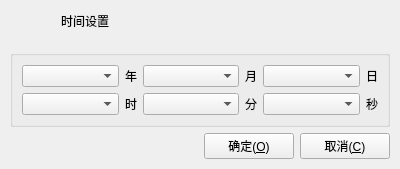
<?xml version="1.0" encoding="UTF-8"?>
<ui version="4.0">
 <class>frmSetTime</class>
 <widget class="QDialog" name="frmSetTime">
  <property name="geometry">
   <rect>
    <x>0</x>
    <y>0</y>
    <width>400</width>
    <height>161</height>
   </rect>
  </property>
  <property name="windowTitle">
   <string>Dialog</string>
  </property>
  <layout class="QVBoxLayout" name="verticalLayout">
   <property name="spacing">
    <number>0</number>
   </property>
   <property name="leftMargin">
    <number>1</number>
   </property>
   <property name="topMargin">
    <number>1</number>
   </property>
   <property name="rightMargin">
    <number>1</number>
   </property>
   <property name="bottomMargin">
    <number>1</number>
   </property>
   <item>
    <widget class="QWidget" name="widget_title" native="true">
     <property name="sizePolicy">
      <sizepolicy hsizetype="Preferred" vsizetype="Fixed">
       <horstretch>0</horstretch>
       <verstretch>0</verstretch>
      </sizepolicy>
     </property>
     <property name="minimumSize">
      <size>
       <width>0</width>
       <height>40</height>
      </size>
     </property>
     <layout class="QHBoxLayout" name="horizontalLayout_4">
      <property name="spacing">
       <number>0</number>
      </property>
      <property name="leftMargin">
       <number>0</number>
      </property>
      <property name="topMargin">
       <number>0</number>
      </property>
      <property name="rightMargin">
       <number>0</number>
      </property>
      <property name="bottomMargin">
       <number>0</number>
      </property>
      <item>
       <widget class="QLabel" name="lab_Ico">
        <property name="sizePolicy">
         <sizepolicy hsizetype="Minimum" vsizetype="Preferred">
          <horstretch>0</horstretch>
          <verstretch>0</verstretch>
         </sizepolicy>
        </property>
        <property name="minimumSize">
         <size>
          <width>60</width>
          <height>0</height>
         </size>
        </property>
        <property name="text">
         <string/>
        </property>
        <property name="alignment">
         <set>Qt::AlignCenter</set>
        </property>
       </widget>
      </item>
      <item>
       <widget class="QLabel" name="lab_Title">
        <property name="sizePolicy">
         <sizepolicy hsizetype="Expanding" vsizetype="Preferred">
          <horstretch>0</horstretch>
          <verstretch>0</verstretch>
         </sizepolicy>
        </property>
        <property name="styleSheet">
         <string notr="true"/>
        </property>
        <property name="text">
         <string>时间设置</string>
        </property>
        <property name="alignment">
         <set>Qt::AlignLeading|Qt::AlignLeft|Qt::AlignVCenter</set>
        </property>
       </widget>
      </item>
      <item>
       <widget class="QWidget" name="widget_menu" native="true">
        <property name="sizePolicy">
         <sizepolicy hsizetype="Minimum" vsizetype="Preferred">
          <horstretch>0</horstretch>
          <verstretch>0</verstretch>
         </sizepolicy>
        </property>
        <layout class="QHBoxLayout" name="horizontalLayout_5">
         <property name="spacing">
          <number>0</number>
         </property>
         <property name="leftMargin">
          <number>0</number>
         </property>
         <property name="topMargin">
          <number>0</number>
         </property>
         <property name="rightMargin">
          <number>0</number>
         </property>
         <property name="bottomMargin">
          <number>0</number>
         </property>
         <item>
          <widget class="QPushButton" name="btnMenu_Close">
           <property name="sizePolicy">
            <sizepolicy hsizetype="Minimum" vsizetype="Expanding">
             <horstretch>0</horstretch>
             <verstretch>0</verstretch>
            </sizepolicy>
           </property>
           <property name="minimumSize">
            <size>
             <width>60</width>
             <height>0</height>
            </size>
           </property>
           <property name="cursor">
            <cursorShape>ArrowCursor</cursorShape>
           </property>
           <property name="focusPolicy">
            <enum>Qt::NoFocus</enum>
           </property>
           <property name="text">
            <string/>
           </property>
           <property name="flat">
            <bool>true</bool>
           </property>
          </widget>
         </item>
        </layout>
       </widget>
      </item>
     </layout>
    </widget>
   </item>
   <item>
    <widget class="QWidget" name="widget_main" native="true">
     <property name="styleSheet">
      <string notr="true"/>
     </property>
     <layout class="QVBoxLayout" name="verticalLayout_2">
      <item>
       <widget class="QGroupBox" name="gboxLeft">
        <property name="title">
         <string/>
        </property>
        <layout class="QGridLayout" name="gridLayout">
         <item row="0" column="0">
          <widget class="QComboBox" name="cboxYear">
           <property name="sizePolicy">
            <sizepolicy hsizetype="Expanding" vsizetype="Fixed">
             <horstretch>0</horstretch>
             <verstretch>0</verstretch>
            </sizepolicy>
           </property>
          </widget>
         </item>
         <item row="0" column="1">
          <widget class="QLabel" name="labYear">
           <property name="text">
            <string>年</string>
           </property>
          </widget>
         </item>
         <item row="0" column="2">
          <widget class="QComboBox" name="cboxMonth">
           <property name="sizePolicy">
            <sizepolicy hsizetype="Expanding" vsizetype="Fixed">
             <horstretch>0</horstretch>
             <verstretch>0</verstretch>
            </sizepolicy>
           </property>
          </widget>
         </item>
         <item row="0" column="3">
          <widget class="QLabel" name="labMonth">
           <property name="text">
            <string>月</string>
           </property>
          </widget>
         </item>
         <item row="0" column="4">
          <widget class="QComboBox" name="cboxDay">
           <property name="sizePolicy">
            <sizepolicy hsizetype="Expanding" vsizetype="Fixed">
             <horstretch>0</horstretch>
             <verstretch>0</verstretch>
            </sizepolicy>
           </property>
          </widget>
         </item>
         <item row="0" column="5">
          <widget class="QLabel" name="labDay">
           <property name="text">
            <string>日</string>
           </property>
          </widget>
         </item>
         <item row="1" column="0">
          <widget class="QComboBox" name="cboxHour">
           <property name="sizePolicy">
            <sizepolicy hsizetype="Expanding" vsizetype="Fixed">
             <horstretch>0</horstretch>
             <verstretch>0</verstretch>
            </sizepolicy>
           </property>
          </widget>
         </item>
         <item row="1" column="1">
          <widget class="QLabel" name="labHour">
           <property name="text">
            <string>时</string>
           </property>
          </widget>
         </item>
         <item row="1" column="2">
          <widget class="QComboBox" name="cboxMin">
           <property name="sizePolicy">
            <sizepolicy hsizetype="Expanding" vsizetype="Fixed">
             <horstretch>0</horstretch>
             <verstretch>0</verstretch>
            </sizepolicy>
           </property>
          </widget>
         </item>
         <item row="1" column="3">
          <widget class="QLabel" name="labMin">
           <property name="text">
            <string>分</string>
           </property>
          </widget>
         </item>
         <item row="1" column="4">
          <widget class="QComboBox" name="cboxSec">
           <property name="sizePolicy">
            <sizepolicy hsizetype="Expanding" vsizetype="Fixed">
             <horstretch>0</horstretch>
             <verstretch>0</verstretch>
            </sizepolicy>
           </property>
          </widget>
         </item>
         <item row="1" column="5">
          <widget class="QLabel" name="labSec">
           <property name="text">
            <string>秒</string>
           </property>
          </widget>
         </item>
        </layout>
       </widget>
      </item>
      <item>
       <layout class="QHBoxLayout" name="horizontalLayout">
        <item>
         <spacer name="horizontalSpacer">
          <property name="orientation">
           <enum>Qt::Horizontal</enum>
          </property>
          <property name="sizeHint" stdset="0">
           <size>
            <width>40</width>
            <height>20</height>
           </size>
          </property>
         </spacer>
        </item>
        <item>
         <widget class="QPushButton" name="btnOk">
          <property name="minimumSize">
           <size>
            <width>90</width>
            <height>0</height>
           </size>
          </property>
          <property name="focusPolicy">
           <enum>Qt::NoFocus</enum>
          </property>
          <property name="styleSheet">
           <string notr="true"/>
          </property>
          <property name="text">
           <string>确定(&amp;O)</string>
          </property>
          <property name="iconSize">
           <size>
            <width>20</width>
            <height>20</height>
           </size>
          </property>
         </widget>
        </item>
        <item>
         <widget class="QPushButton" name="btnCancel">
          <property name="minimumSize">
           <size>
            <width>90</width>
            <height>0</height>
           </size>
          </property>
          <property name="focusPolicy">
           <enum>Qt::NoFocus</enum>
          </property>
          <property name="styleSheet">
           <string notr="true"/>
          </property>
          <property name="text">
           <string>取消(&amp;C)</string>
          </property>
          <property name="iconSize">
           <size>
            <width>20</width>
            <height>20</height>
           </size>
          </property>
         </widget>
        </item>
       </layout>
      </item>
     </layout>
    </widget>
   </item>
  </layout>
 </widget>
 <resources/>
 <connections/>
</ui>
